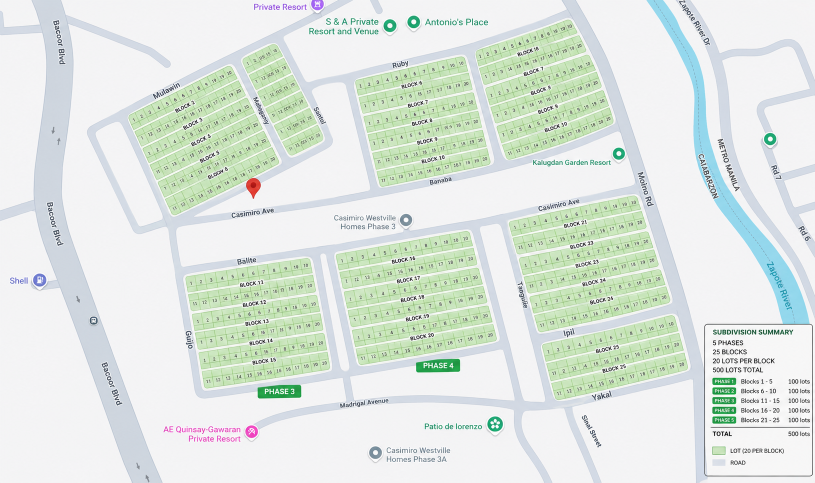
#> input picture web-app/src/assets/lotmap.png, 1630 x 965 px (shown at 1/2 size)
$ python tmp_detect_blocks.py
#> lines starting #> are read from the running program, lines starting #| are printed output that depends on the picture; after the words box and inside, x2 and y2 are one past the last pixel; in counts of white or black regions, pixels touching at a corner belong together
from PIL import Image, ImageDraw
import numpy as np
from collections import deque

img = Image.open('web-app/src/assets/lotmap.png').convert('RGB')
#> img is the input picture: PIL image 1630x965 RGB; mean R, G, B 222.1, 231.1, 223.8
a = np.array(img)
r,g,b = a[:,:,0], a[:,:,1], a[:,:,2]
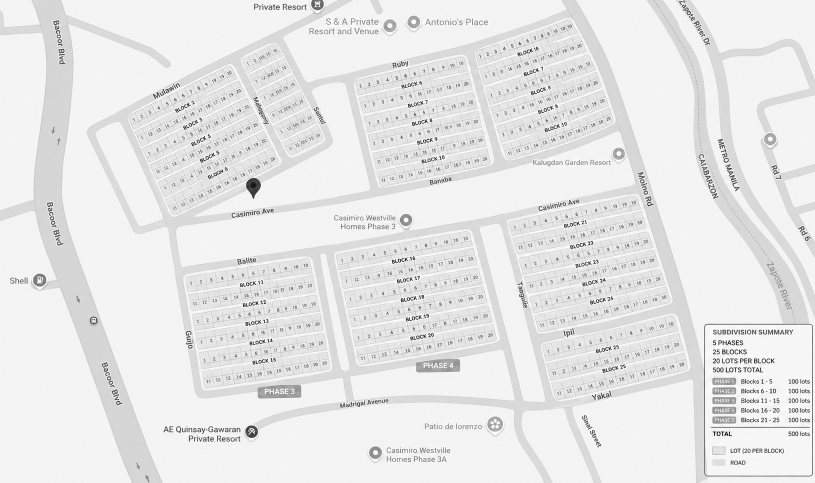
#> g: shape (965, 1630) (shown at 1/2 size); min 0, max 255, mean 231.1
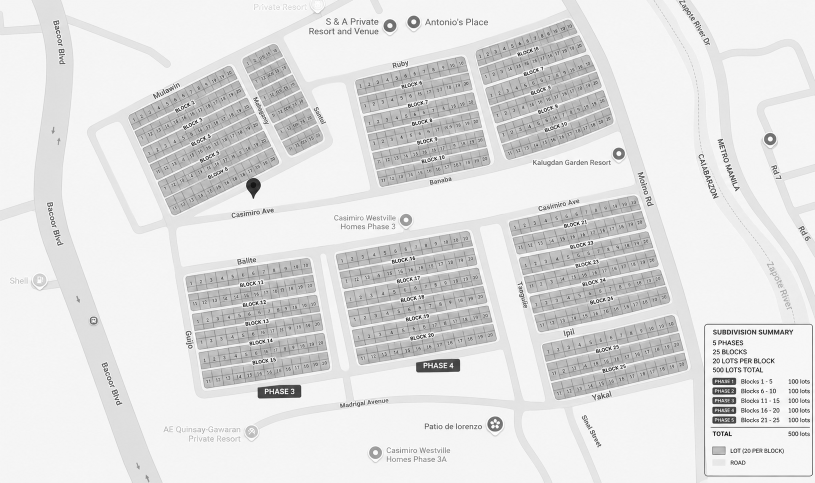
#> b: shape (965, 1630) (shown at 1/2 size); min 0, max 255, mean 223.8
mask = (g > 130) & (g > r + 25) & (g > b + 25)
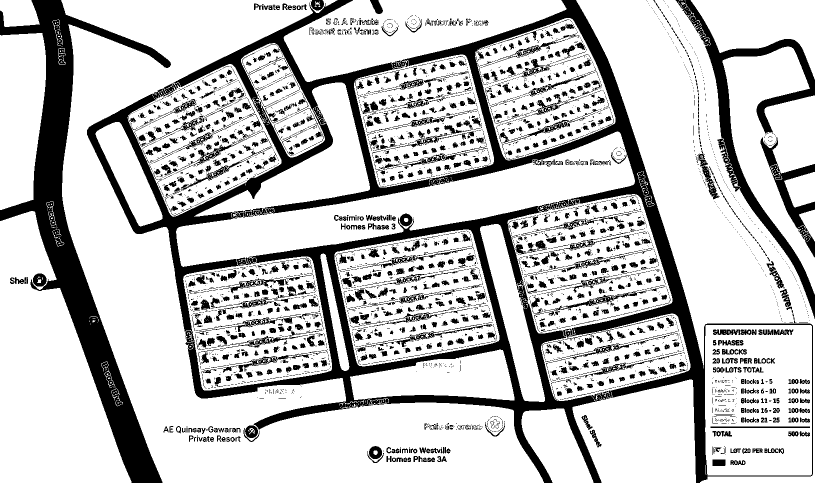
#> mask: shape (965, 1630) bool (shown at 1/2 size); 77.4% white; 4680 black regions (3671 under 20 px), largest, box (x1, y1, x2, y2) and area: (174, 0, 1626, 965) 151090, (0, 0, 342, 965) 62079, (1351, 0, 1630, 638) 19965

# fill holes and connect shapes
h,w = mask.shape
#> h = 965; w = 1630
for _ in range(2):
    new = mask.copy()
    for dy in (-1,0,1):
        for dx in (-1,0,1):
            if dy == 0 and dx == 0: continue
            shifted = np.zeros_like(mask)
            ys, ys2 = (slice(max(0,dy), h), slice(0, h-dy)) if dy > 0 else (slice(0, h+dy), slice(-dy, h))
            xs, xs2 = (slice(max(0,dx), w), slice(0, w-dx)) if dx > 0 else (slice(0, w+dx), slice(-dx, w))
            shifted[ys2, xs2] = mask[ys, xs]
            new |= shifted
    mask = new
#> this loop made 2 passes
#> pass 1, `mask = new`:
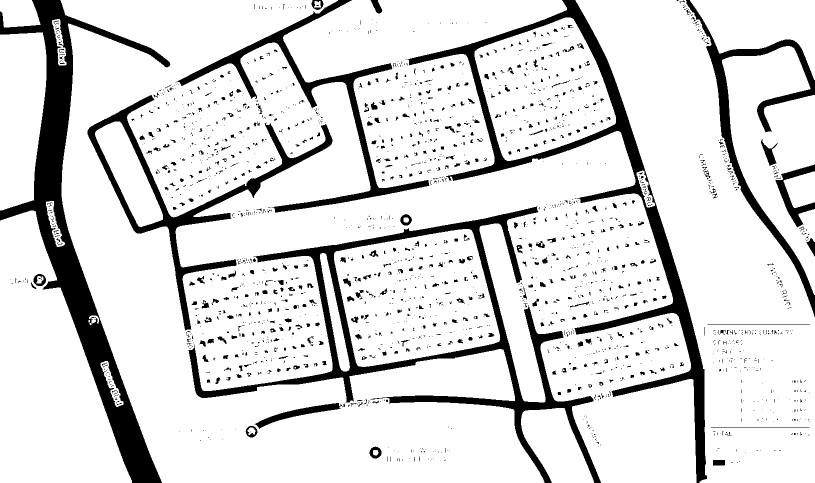
#> mask: shape (965, 1630) bool (shown at 1/2 size); 85.8% white; 2090 black regions (1624 under 20 px), largest, box (x1, y1, x2, y2) and area: (0, 0, 341, 965) 55456, (377, 413, 1202, 965) 41623, (815, 0, 1414, 965) 40027
#> after the loop:
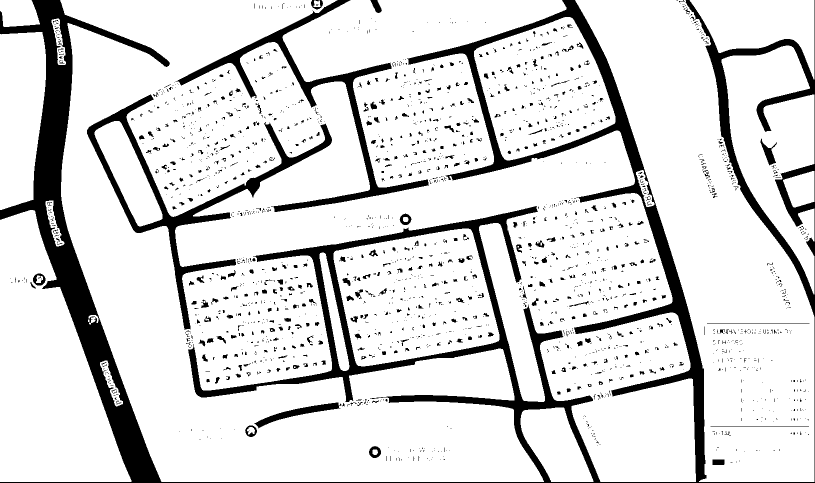
#> shifted: shape (965, 1630) bool (shown at 1/2 size); 85.7% white; 2085 black regions (1624 under 20 px), largest, box (x1, y1, x2, y2) and area: (0, 0, 1630, 965) 158047, (174, 189, 664, 660) 19377, (351, 0, 858, 424) 16576

labels = np.zeros_like(mask, dtype=int)
label = 0
for y in range(h):
    for x in range(w):
        if mask[y,x] and labels[y,x] == 0:
            label += 1
            q = deque([(x,y)])
            labels[y,x] = label
            while q:
                cx, cy = q.popleft()
                for dx, dy in [(-1,0),(1,0),(0,-1),(0,1)]:
                    nx, ny = cx+dx, cy+dy
                    if 0 <= nx < w and 0 <= ny < h and mask[ny,nx] and labels[ny,nx] == 0:
                        labels[ny,nx] = label
                        q.append((nx,ny))
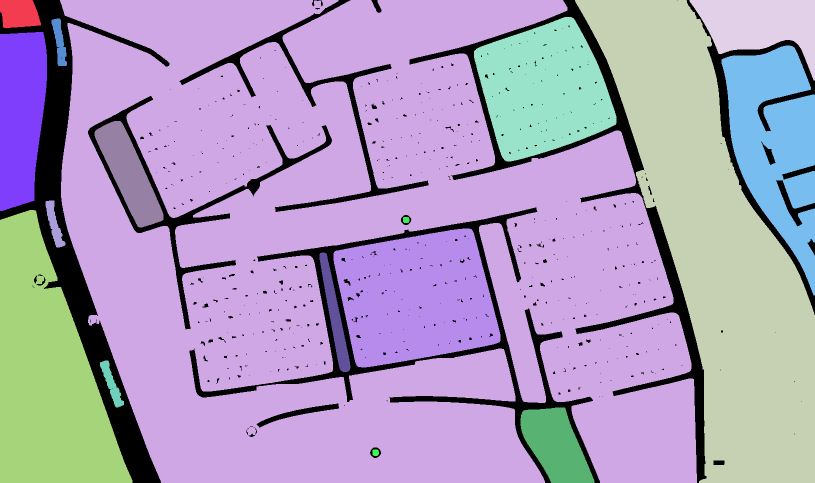
#> labels: shape (965, 1630) int64 (shown at 1/2 size); 18 distinct labels, from 0 to 17; one colour per label, 0 black
#> after the loop, label = 17

clusters = []
for i in range(1, label+1):
    ys, xs = np.where(labels == i)
    if len(xs) == 0: continue
    minx, maxx = xs.min(), xs.max()
    miny, maxy = ys.min(), ys.max()
    area = len(xs)
    width = maxx - minx
    height = maxy - miny
    if area < 20000 or width < 60 or height < 40:
        continue
    clusters.append((i, minx, miny, maxx, maxy, area, width, height))

clusters.sort(key=lambda x: (-x[5], x[2], x[1]))
for i, minx, miny, maxx, maxy, area, width, height in clusters:
    print(i, minx, miny, maxx, maxy, area, width, height, f'{minx/w*100:.2f}% {miny/h*100:.2f}% {(maxx-minx)/w*100:.2f}% {(maxy-miny)/h*100:.2f}%')

# choose the 25 largest clusters and sort by y then x
clusters = sorted(clusters, key=lambda x: (x[2], x[1]))[:25]
clusters = sorted(clusters, key=lambda x: (round(x[2]/100), x[1]))
print('\nselected', len(clusters))
#| selected 8
for idx,(i, minx, miny, maxx, maxy, area, width, height) in enumerate(clusters, start=1):
    print(idx, i, minx, miny, maxx, maxy, f'{minx/w*100:.2f} {miny/h*100:.2f} {((maxx-minx)/w)*100:.2f} {((maxy-miny)/h)*100:.2f}')

out = img.copy()
d = ImageDraw.Draw(out)
for idx,(i, minx, miny, maxx, maxy, area, width, height) in enumerate(clusters, start=1):
    d.rectangle([minx, miny, maxx, maxy], outline='red', width=4)
    d.text((minx+5, miny+5), str(idx), fill='yellow')
out.save('web-app/src/assets/lotmap_detected_blocks_debug.png')
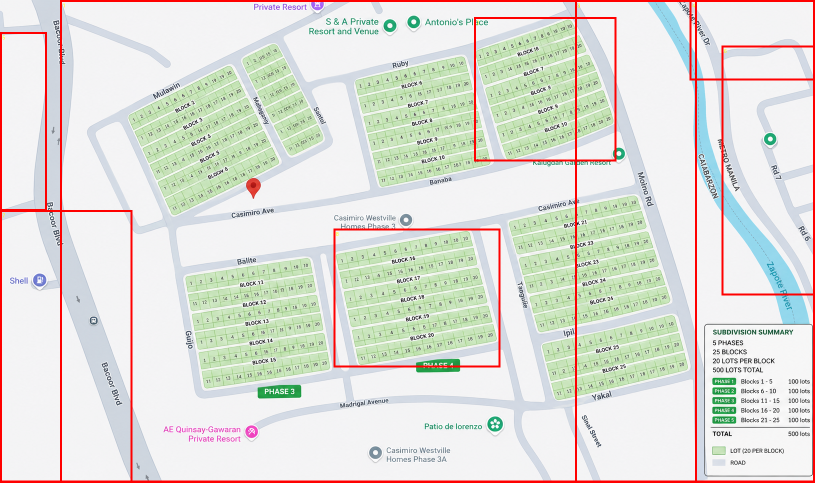
#> saved as lotmap_detected_blocks_debug.png: PIL image 1630x965 RGB (shown at 1/2 size); mean R, G, B 223.1, 223.6, 216.3
print('saved debug image')

$ run again, with web-app/src/assets/block11_crop.png copied over web-app/src/assets/lotmap.png
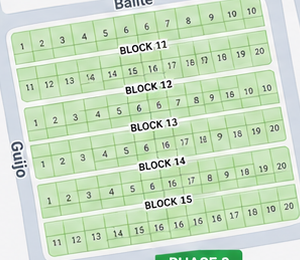
#> input picture web-app/src/assets/block11_crop.png, 300 x 260 px
#> img is the input picture: PIL image 300x260 RGB; mean R, G, B 202, 222.7, 195.1
#> after the loop `for y in range(h):`:
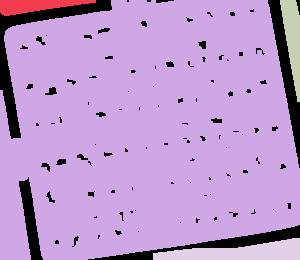
#> labels: shape (260, 300) int64; 5 distinct labels, from 0 to 4; one colour per label, 0 black
#| selected 1
#> `out.save('web-app/src/assets/lotmap_detected_blocks_debug.png')`:
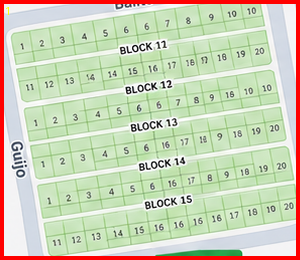
#> saved as lotmap_detected_blocks_debug.png: PIL image 300x260 RGB; mean R, G, B 204.3, 210, 182.6

$ run again, with web-app/src/assets/block16_crop.png copied over web-app/src/assets/lotmap.png
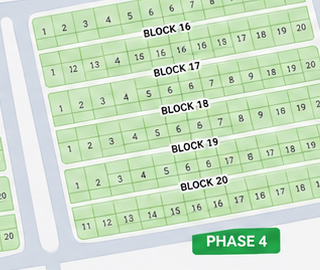
#> input picture web-app/src/assets/block16_crop.png, 320 x 270 px
#> img is the input picture: PIL image 320x270 RGB; mean R, G, B 202.2, 223.3, 197
#> after the loop `for y in range(h):`:
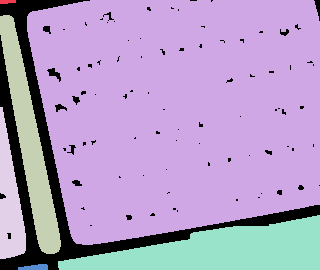
#> labels: shape (270, 320) int64; 7 distinct labels, from 0 to 6; one colour per label, 0 black
#| selected 1
#> `out.save('web-app/src/assets/lotmap_detected_blocks_debug.png')`:
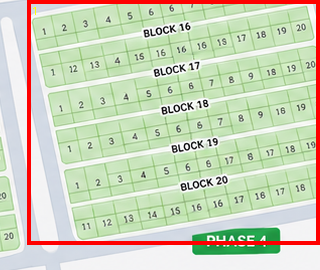
#> saved as lotmap_detected_blocks_debug.png: PIL image 320x270 RGB; mean R, G, B 204.7, 212.4, 186.7
